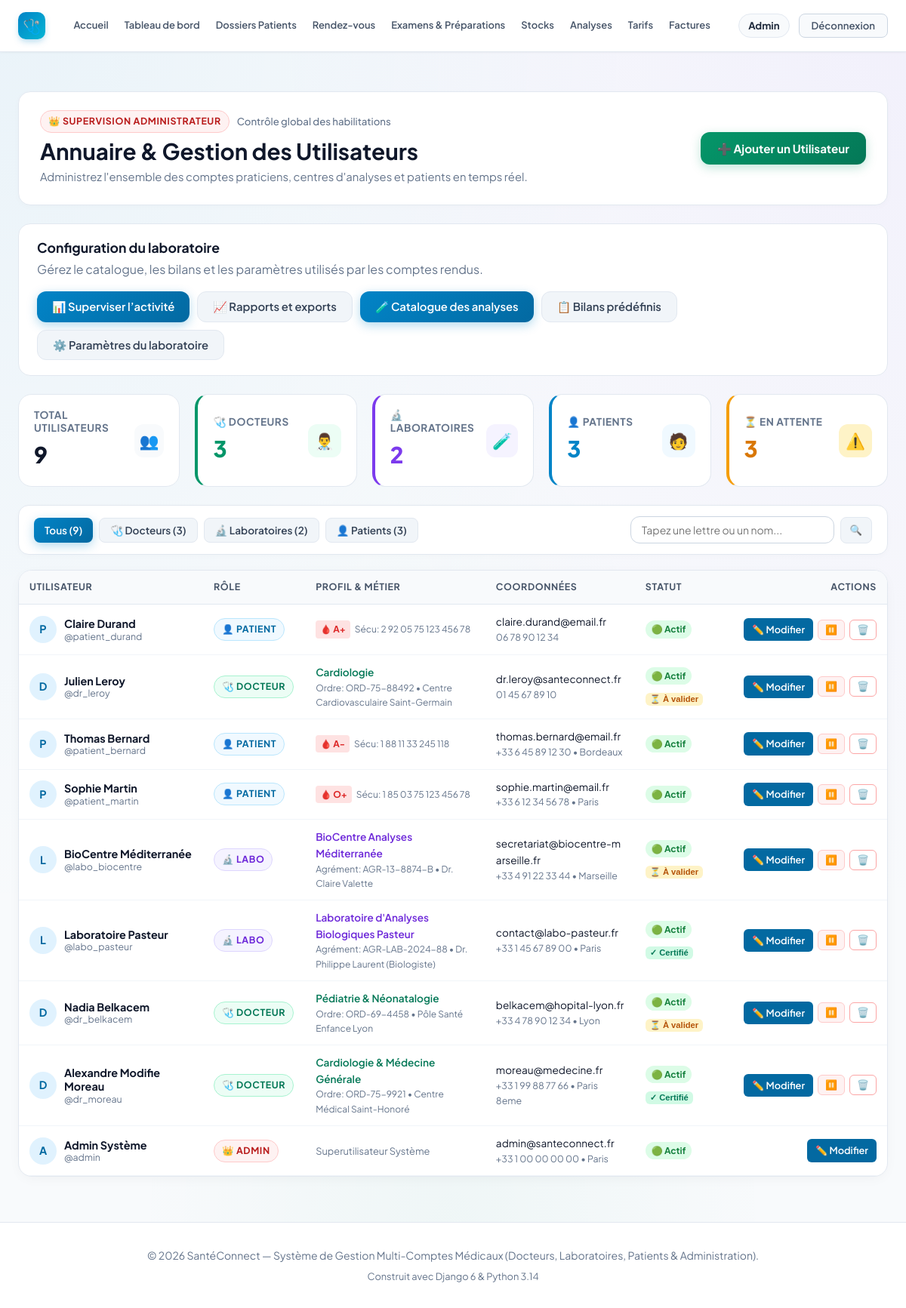
Page /dashboard/admin-hub/ (signed in) on the earlier database version.
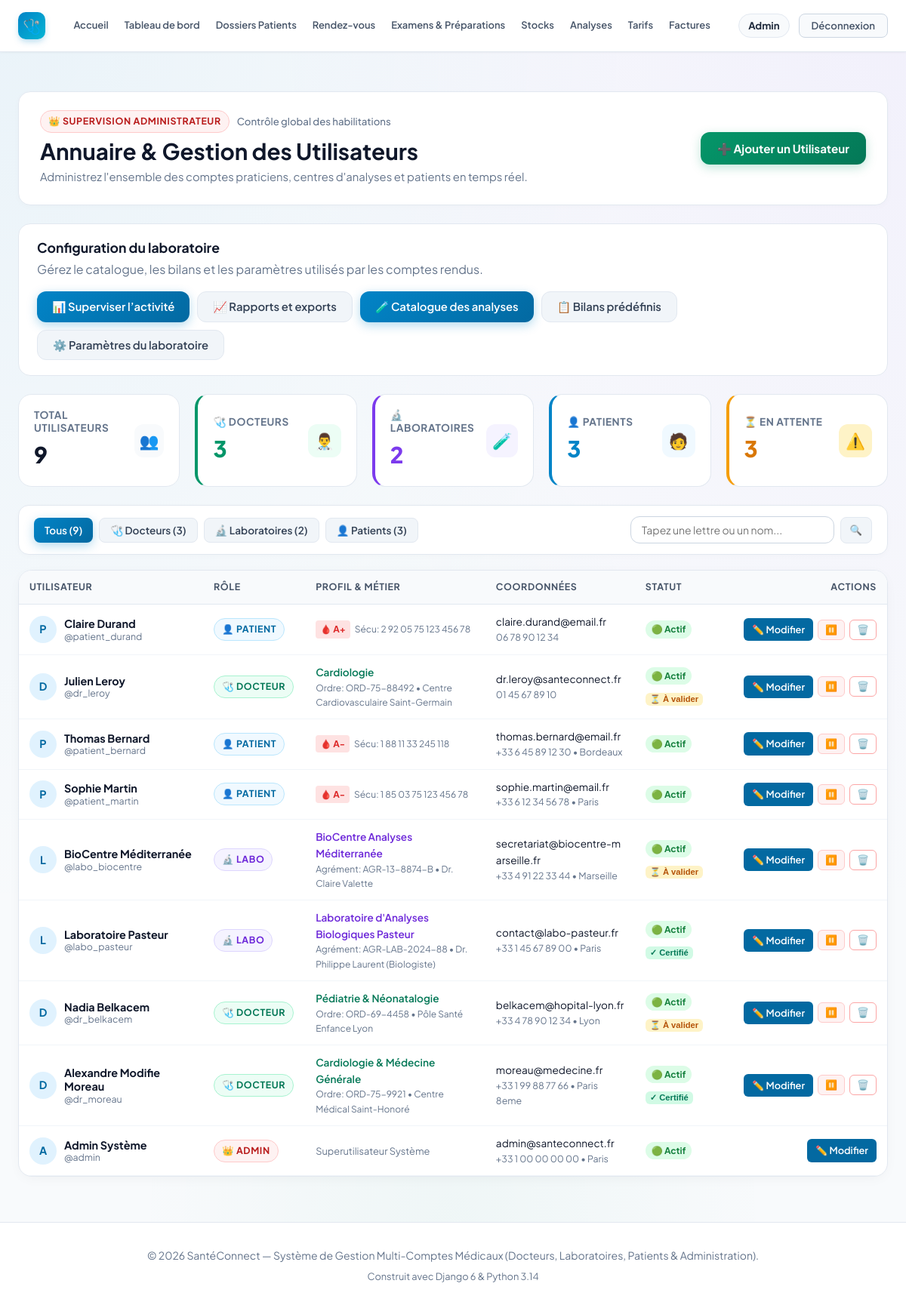
Same page on the later database version.
### accounts/models.py (models this page shows, shortened)
class User(AbstractUser):
    class Role(models.TextChoices):
        ADMIN = 'ADMIN', 'Administrateur'
        DOCTEUR = 'DOCTEUR', 'Docteur'
        LABORATOIRE = 'LABORATOIRE', 'Laboratoire'
        PATIENT = 'PATIENT', 'Patient'
    role = models.CharField(
        max_length=20,
        choices=Role.choices,
        default=Role.PATIENT,
        verbose_name="Rôle utilisateur"
    )
    phone = models.CharField(max_length=25, blank=True, null=True, verbose_name="Téléphone")
    address = models.CharField(max_length=255, blank=True, null=True, verbose_name="Adresse")
    city = models.CharField(max_length=100, blank=True, null=True, verbose_name="Ville")
    is_verified = models.BooleanField(
        default=False,
        verbose_name="Compte certifié / validé",
        help_text="Coché par l'administrateur pour valider l'activité d'un docteur ou laboratoire."
    )
    objects = CustomUserManager()
    class Meta:
        verbose_name = "Utilisateur"
        verbose_name_plural = "Tous les Utilisateurs"
    @property
    def is_patient(self):
        return self.role == self.Role.PATIENT
    @property
    def is_admin_user(self):
        return self.role == self.Role.ADMIN or self.is_superuser

class PatientProfile(models.Model):
    BLOOD_GROUPS = [
        ('A+', 'A+'), ('A-', 'A-'),
        ('B+', 'B+'), ('B-', 'B-'),
        ('AB+', 'AB+'), ('AB-', 'AB-'),
        ('O+', 'O+'), ('O-', 'O-'),
    ]
    user = models.OneToOneField(
        User,
        on_delete=models.CASCADE,
        related_name='patient_profile',
        verbose_name="Compte utilisateur"
    )
    date_naissance = models.DateField(
        null=True,
        blank=True,
        verbose_name="Date de naissance"
    )
    groupe_sanguin = models.CharField(
        max_length=5,
        choices=BLOOD_GROUPS,
        blank=True,
        default='O+',
        verbose_name="Groupe sanguin"
    )
    numero_securite_sociale = models.CharField(
        max_length=60,
        blank=True,
        null=True,
        verbose_name="N° Sécurité Sociale / Identifiant Patient"
    )
    antecedents = models.TextField(
        blank=True,
        verbose_name="Antécédents médicaux & allergies"
    )
    personne_contact = models.CharField(
        max_length=150,
        blank=True,
        verbose_name="Contact en cas d'urgence (Nom & Tél)"
    )
    class Meta:
        verbose_name = "Profil Patient"
        verbose_name_plural = "Profils Patients"

### accounts/views.py (the view, shortened to what this page needs)
# urls.py: path('dashboard/admin-hub/', views.admin_dashboard, name='admin_dashboard'),
@login_required
@user_passes_test(is_admin_check, login_url='login')
def admin_dashboard(request):
    search_query = request.GET.get('q', '').strip()
    role_filter = request.GET.get('role', 'ALL')
    users_qs = User.objects.all().select_related(
        'doctor_profile', 'lab_profile', 'patient_profile'
    ).order_by('-date_joined')
    if role_filter != 'ALL':
        users_qs = users_qs.filter(role=role_filter)
    total_users = User.objects.count()
    doctors_count = User.objects.filter(role=User.Role.DOCTEUR).count()
    labs_count = User.objects.filter(role=User.Role.LABORATOIRE).count()
    patients_count = User.objects.filter(role=User.Role.PATIENT).count()
    pending_verification = User.objects.filter(
        role__in=[User.Role.DOCTEUR, User.Role.LABORATOIRE],
        is_verified=False
    ).count()
    context = {
        'users': users_qs,
        'search_query': search_query,
        'role_filter': role_filter,
        'stats': {
            'total': total_users,
            'doctors': doctors_count,
            'labs': labs_count,
            'patients': patients_count,
            'pending': pending_verification,
        }
    }
    return render(request, 'accounts/dashboard_admin.html', context)

### accounts/views.py (called while the page is built)
def is_admin_check(user):
    return user.is_authenticated and (user.is_admin_user or user.is_staff or user.is_superuser)

### templates/accounts/dashboard_admin.html (shortened to what the changed rows need)
{% extends 'base.html' %}
{% block content %}
<div class="container-wide" style="padding-top: 8px;">
    <div style="background: #ffffff; border: 1px solid #e2e8f0; border-radius: 16px; padding: 24px 28px; margin-bottom: 24px; box-shadow: 0 2px 10px rgba(0,0,0,0.02); display: flex; align-items: center; justify-content: space-between; flex-wrap: wrap; gap: 20px;">
        <div>
            <h1 style="font-size: 1.85rem; color: #0f172a; margin-bottom: 4px;">
                Annuaire & Gestion des Utilisateurs
            </h1>
        </div>
    </div>
    <section style="background:#fff; border:1px solid #e2e8f0; border-radius:16px; padding:20px 24px; margin-bottom:24px;">
        <h2 style="font-size:1.1rem; margin:0 0 6px; color:#0f172a;">Configuration du laboratoire</h2>
    </section>
    <div class="table-responsive">
        <table class="data-table" id="table-users-list">
            <thead>
                <tr>
                    <th style="width: 22%;">Utilisateur</th>
                    <th style="width: 12%;">Rôle</th>
                    <th style="width: 22%;">Profil & Métier</th>
                    <th style="width: 18%;">Coordonnées</th>
                    <th style="width: 12%;">Statut</th>
                    <th style="width: 14%; text-align: right;">Actions</th>
                </tr>
            </thead>
            <tbody id="users-table-body">
                {% for u in users %}
                    <tr class="user-data-row"
                        data-username="{{ u.username|lower }}"
                        data-name="{{ u.get_full_name|default:''|lower }}"
                        data-firstname="{{ u.first_name|default:''|lower }}"
                        data-lastname="{{ u.last_name|default:''|lower }}"
                        data-email="{{ u.email|default:''|lower }}"
                        data-role="{{ u.role|lower }}"
                        data-city="{{ u.city|default:''|lower }}"
                        data-details="{{ u.doctor_profile.specialite|default:''|lower }} {{ u.lab_profile.nom_laboratoire|default:''|lower }}">
                        <td>
                            <div style="display: flex; align-items: center; gap: 10px;">
                                <div style="width: 36px; height: 36px; min-width: 36px; border-radius: 50%; background: #e0f2fe; color: #0369a1; display: flex; align-items: center; justify-content: center; font-weight: 700; font-size: 0.9rem;">
                                    {{ u.username|slice:":1"|upper }}
                                </div>
                                <div style="line-height: 1.25;">
                                    <a href="{% url 'admin_edit_user' u.id %}" style="color: #0f172a; font-weight: 700; font-size: 0.9rem;" title="Modifier ce compte">
                                        {{ u.get_full_name|default:u.username }}
                                    </a>
                                    <span style="font-size: 0.775rem; color: #64748b; display: block;">@{{ u.username }}</span>
                                </div>
                            </div>
                        </td>
                        <td>
                            <span class="badge-role {{ u.role }}">
                                {% if u.role == 'DOCTEUR' %}🩺 Docteur
                                {% elif u.role == 'LABORATOIRE' %}🔬 Labo
                                {% elif u.role == 'PATIENT' %}👤 Patient
                                {% else %}👑 Admin
                                {% endif %}
                            </span>
                        </td>
                        <td>
                            {% if u.role == 'DOCTEUR' %}
                                <div style="font-weight: 600; color: #047857; font-size: 0.85rem;">{{ u.doctor_profile.specialite|default:"Médecine Générale" }}</div>
                                <div style="font-size: 0.75rem; color: #64748b;">
                                    {% if u.doctor_profile.numero_ordre %}Ordre: {{ u.doctor_profile.numero_ordre }}{% endif %}
                                    {% if u.doctor_profile.cabinet_name %} • {{ u.doctor_profile.cabinet_name }}{% endif %}
                                </div>
                            {% elif u.role == 'LABORATOIRE' %}
                                <div style="font-weight: 600; color: #6d28d9; font-size: 0.85rem;">{{ u.lab_profile.nom_laboratoire|default:"BioSanté" }}</div>
                                <div style="font-size: 0.75rem; color: #64748b;">
                                    {% if u.lab_profile.numero_agrement %}Agrément: {{ u.lab_profile.numero_agrement }}{% endif %}
                                    {% if u.lab_profile.responsable %} • {{ u.lab_profile.responsable }}{% endif %}
                                </div>
                            {% elif u.role == 'PATIENT' %}
                                <div style="display: flex; align-items: center; gap: 6px;">
                                    <span style="background: #fee2e2; color: #dc2626; font-weight: 700; padding: 2px 6px; border-radius: 4px; font-size: 0.75rem;">
                                        🩸 {{ u.patient_profile.groupe_sanguin|default:"O+" }}
                                    </span>
                                    {% if u.patient_profile.numero_securite_sociale %}
                                        <span style="font-size: 0.75rem; color: #64748b;">Sécu: {{ u.patient_profile.numero_securite_sociale }}</span>
                                    {% endif %}
                                </div>
                            {% else %}
                                <span style="color: #64748b; font-size: 0.8rem;">Superutilisateur Système</span>
                            {% endif %}
                        </td>
                        <td>
                            <div style="font-size: 0.85rem; color: #0f172a; word-break: break-all;">{{ u.email|default:"-" }}</div>
                            <div style="font-size: 0.775rem; color: #64748b;">
                                {{ u.phone|default:"" }}{% if u.city %} • {{ u.city }}{% endif %}
                            </div>
                        </td>
                        <td>
                            <div style="display: flex; flex-direction: column; gap: 4px; align-items: flex-start;">
                                {% if u.is_active %}
                                    <span style="background: #dcfce7; color: #15803d; font-weight: 700; padding: 2px 8px; border-radius: 9999px; font-size: 0.75rem;">
                                        🟢 Actif
                                    </span>
                                {% else %}
                                    <span style="background: #fee2e2; color: #b91c1c; font-weight: 700; padding: 2px 8px; border-radius: 9999px; font-size: 0.75rem;">
                                        🔴 Suspendu
                                    </span>
                                {% endif %}
                            </div>
                        </td>
                        <td style="text-align: right; white-space: nowrap;">
                            <div style="display: inline-flex; gap: 6px; align-items: center; justify-content: flex-end;">
                                <a href="{% url 'admin_edit_user' u.id %}" class="btn-table-edit" id="btn-edit-user-{{ u.id }}" title="Modifier toutes les informations">
                                    ✏️ Modifier
                                </a>
                                {% if u != request.user %}
                                    <form method="post" action="{% url 'toggle_user_active' u.id %}" style="display: inline;">
                                        {% if u.is_active %}
                                            <button type="submit" class="btn-table-suspend" title="Suspendre l'accès de ce compte">
                                                ⏸️
                                            </button>
                                        {% else %}
                                            <button type="submit" class="btn-table-activate" title="Réactiver ce compte">
                                                ▶️
                                            </button>
                                        {% endif %}
                                    </form>
                                    <form method="post" action="{% url 'admin_delete_user' u.id %}" style="display: inline;" onsubmit="return confirm('Confirmer la suppression définitive du compte @{{ u.username }} ?');">
                                        <button type="submit" class="btn-table-delete" title="Supprimer définitivement ce compte">
                                            🗑️
                                        </button>
                                    </form>
                                {% endif %}
                            </div>
                        </td>
                    </tr>
                {% empty %}
                    <tr id="empty-initial-row">
                        <td colspan="6" style="text-align: center; padding: 36px; color: var(--text-muted);">
                            Aucun utilisateur trouvé dans la base de données.
                        </td>
                    </tr>
                {% endfor %}
            </tbody>
        </table>
    </div>
</div>
{% endblock %}

Differences in the rows shown:
changed User "Sophie Martin": patient_profile.groupe_sanguin "O+" → "A-"
